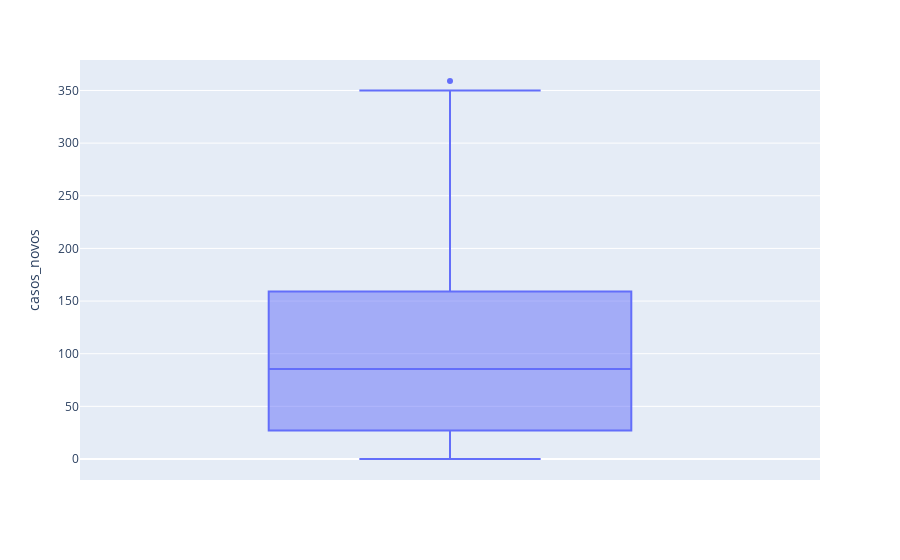

This figure's notebook cell:
### Code cell
grafico = px.box(covid_guarulhos_s_outlier, y = 'casos_novos')
grafico.show()

### Figure 1 — Plotly figure (JSON) as saved in the notebook; plotly's stock layout.template omitted (floating-point values rounded to 4 significant figures; data arrays with more than 128 entries replaced by an {"elided": "..."} marker saying what was removed)
{"data": [{"alignmentgroup": "True", "hovertemplate": "casos_novos=%{y}<extra></extra>", "legendgroup": "", "marker": {"color": "#636efa"}, "name": "", "notched": false, "offsetgroup": "", "orientation": "v", "showlegend": false, "type": "box", "x0": " ", "xaxis": "x", "y": {"elided": "570 int values"}, "y0": " ", "yaxis": "y"}], "layout": {"boxmode": "group", "legend": {"tracegroupgap": 0}, "margin": {"t": 60}, "xaxis": {"anchor": "y", "domain": [0, 1]}, "yaxis": {"anchor": "x", "domain": [0, 1], "title": {"text": "casos_novos"}}}}
